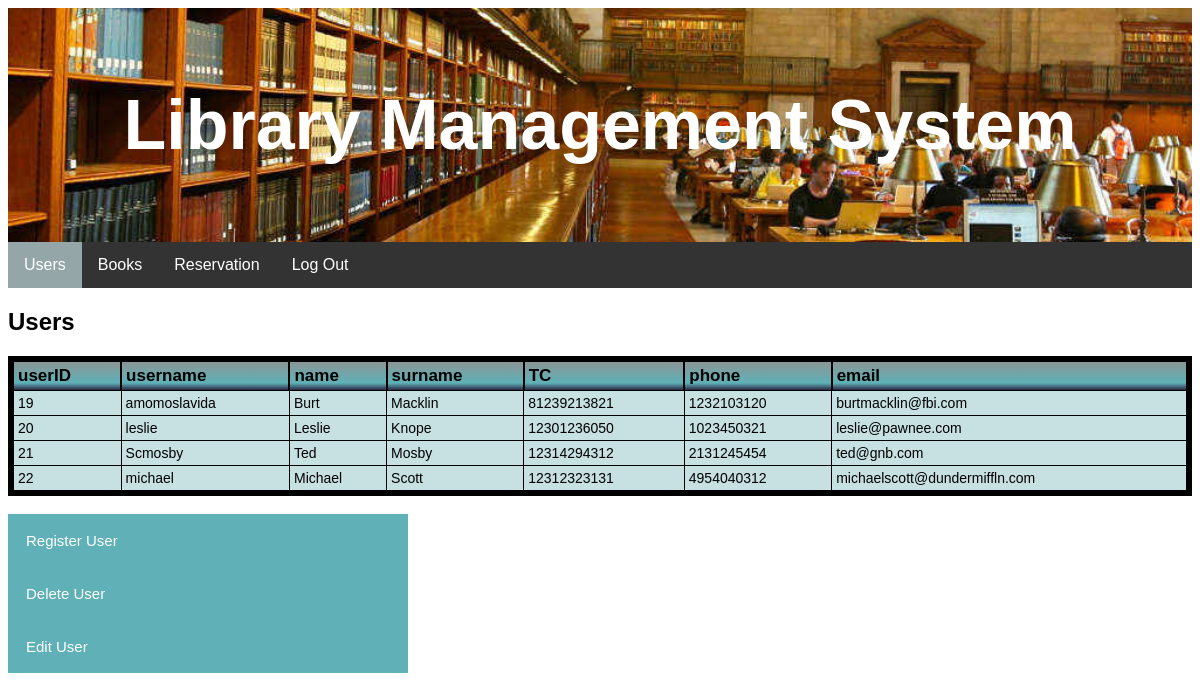
Screenshot of /home.php (signed in) with the database file from the repository.
### tables this page shows
CREATE TABLE `users` (
  `userID` int(11) NOT NULL AUTO_INCREMENT,
  `username` varchar(255) NOT NULL,
  `password` varchar(255) NOT NULL,
  `name` varchar(255) NOT NULL,
  `surname` varchar(255) NOT NULL,
  `TC` varchar(255) NOT NULL,
  `phone` varchar(255) NOT NULL,
  `email` varchar(255) NOT NULL,
  PRIMARY KEY (`userID`,`TC`),
  UNIQUE KEY `username` (`username`)
);

### home.php (the view, shortened to what this page needs)
<!DOCTYPE html>
<html>
<head>
</head>
<body>
<div class="grid-container">
  <div class="header" id="head1" >
    <h1 style="color:white;cursor:pointer;" onclick="window.location.href='home.php'">Library Management System</h1>
  </div>
<ul>
  <li><a style="color:white;cursor:pointer;"  class="active" onclick="window.location.href='home.php'">Users</a></li>
  <li><a style="color:white;cursor:pointer;"  onclick="window.location.href='books.php';">Books</a></li>
  <li><a style="color:white;cursor:pointer;"  onclick="window.location.href='reservations.php';">Reservation</a></li>
  <li><a style="color:white;cursor:pointer;"  onclick="window.location.href='logout.php'">Log Out</a></li>
</ul>
 <div class="middle">
  <h2>Users</h2>
  <table class="cinereousTable">
	<thead>
		<tr>
			<th> userID </th>
			<th> username </th>
			<th> name </th>
			<th> surname </th>
			<th> TC </th>
			<th> phone </th>
			<th> email </th>
		</tr>
	</thead>
	<tbody>
	<?php
	$sql = "SELECT * FROM users
			WHERE userID !='1'
			ORDER BY userID ASC
			";
	$res = mysqli_query($db, $sql) or die(mysqli_error($db));
	$post = "";
	if(mysqli_num_rows($res) > 0){
		while($row = mysqli_fetch_assoc($res)){
			$userID = $row['userID'];
			$username = $row['username'];
			$name = $row['name'];
			$surname = $row['surname'];
			$TC = $row['TC'];
			$phone = $row['phone'];
			$email = $row['email'];
			$post .=  "
							<tr>
								<td class='userID'> $userID </td>
								<td class='username'> $username </td>
								<td class='name'> $name </td>
								<td class='surname'> $surname </td>
								<td class='TC'> $TC </td>
								<td class='phone'> $phone </td>
								<td class='email'> $email </td>
							</tr>
						";
		}
		echo $post;
	}
?>
</tbody>
</table>
<br />
		<div id="mod-user">
			<button class="collapsible">Register User</button>
			<button class="collapsible">Delete User</button>
			<button class="collapsible">Edit User</button>
		</div>
  </div>
</div>
</body>
</html>

### home.php (style rules this page uses)
ul { list-style-type: none; margin: 0; padding: 0; overflow: hidden; background-color: #333; }
li { float: left; }
li a { display: block; color: white; text-align: center; padding: 14px 16px; text-decoration: none; }
#head1 { background-image: url('library.jpg'); background-position: center; background-repeat: no-repeat; background-size: cover; }
table.cinereousTable { font-family: Arial, Helvetica, sans-serif; border: 6px solid black; background-color: #c7e0e2; width: 100%; text-align: left; border-collapse: collapse; }
table.cinereousTable td, table.cinereousTable th { border: 1px solid black; padding: 4px 4px; }
table.cinereousTable tbody td { font-size: 14px; }
table.cinereousTable thead { background: linear-gradient(to bottom, #919191 0%,#5fb1b7 75%, #241235 100%); }
table.cinereousTable thead th { font-size: 17px; font-weight: bold; color: black; text-align: left; border-left: 2px solid black; }
table.cinereousTable thead th:first-child { border-left: none; }
#mod-user { width: 400px; }
body { font-family: Arial, Helvetica, sans-serif; }
.collapsible { background-color: #5fb1b7 ; color: white; cursor: pointer; padding: 18px; width: 100%; border: none; text-align: left; outline: none; font-size: 15px; }
.active, .collapsible:hover { background-color: #94a6a8; }
* { box-sizing: border-box; }
.header { grid-area: header; background-color: #F0F8FF; padding: 30px; text-align: center; font-size: 35px; }

### rows the page displays
users: userID "19", username "amomoslavida", name "Burt", surname "Macklin", TC "81239213821", phone "1232103120", email "burtmacklin@fbi.com"
users: userID "20", username "leslie", name "Leslie", surname "Knope", TC "12301236050", phone "1023450321", email "leslie@pawnee.com"
users: userID "21", username "Scmosby", name "Ted", surname "Mosby", TC "12314294312", phone "2131245454", email "ted@gnb.com"
users: userID "22", username "michael", name "Michael", surname "Scott", TC "12312323131", phone "4954040312", email "michaelscott@dundermiffln.com"
